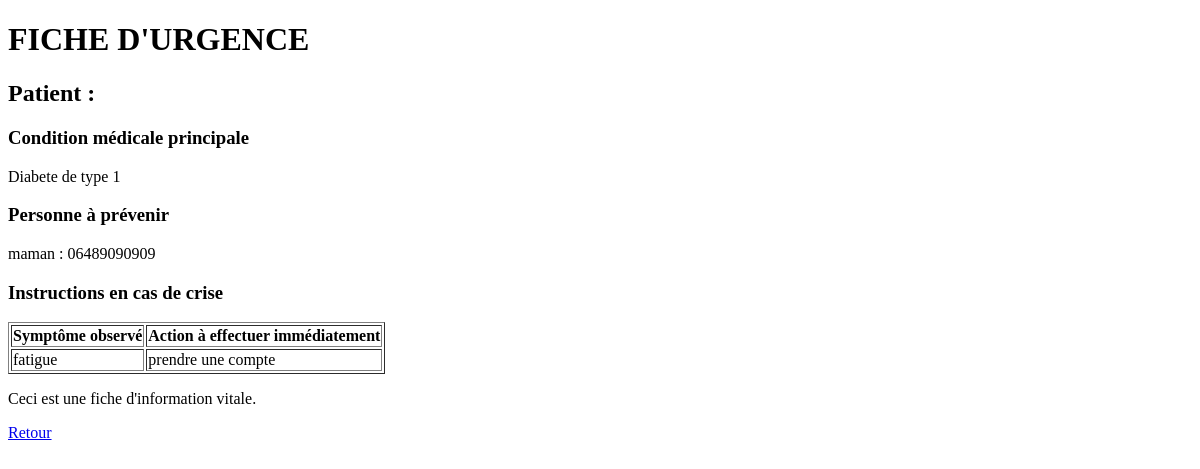
/emergency/AdrianPrtp, run on an earlier commit of the app's database.
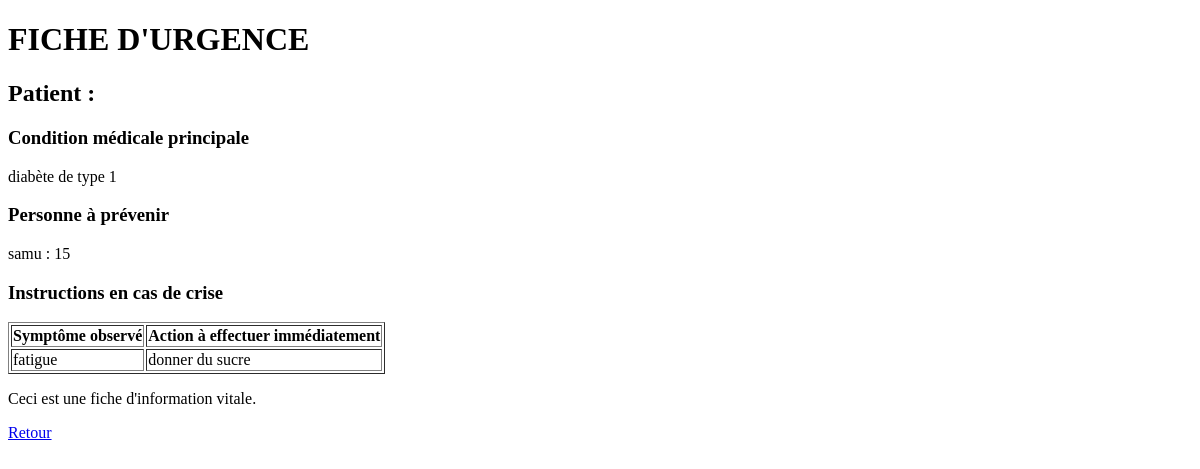
And on a later commit of the database.
### tables this page shows
CREATE TABLE emergency_profile (
    id INTEGER PRIMARY KEY AUTOINCREMENT,
    user_id INTEGER UNIQUE NOT NULL,
    condition_name TEXT DEFAULT 'Ã€ remplir',
    emergency_contact TEXT DEFAULT 'Ã€ remplir',
    secret_key TEXT NOT NULL, 
    helper_id INTEGER,
    FOREIGN KEY (user_id) REFERENCES user (id),
    FOREIGN KEY (helper_id) REFERENCES user (id) 
);

CREATE TABLE instructions (
    id INTEGER PRIMARY KEY AUTOINCREMENT,
    profile_id INTEGER NOT NULL,
    symptom TEXT NOT NULL,
    action TEXT NOT NULL,
    FOREIGN KEY (profile_id) REFERENCES emergency_profile (id)
);

### app_projet.py (the view)
@app.route('/emergency/<username>')
def emergency_view(username):
    profile = db.get_profile_by_username(username)
    if profile:
        instructions = db.get_instructions(profile['id'])
        return render_template('emergency_view.html', profile=profile, instructions=instructions)
    return "Profil non trouvé", 404

### database.py (called while the page is built)
def db_fetch(query, args=(), all=False, db_name=DBFILENAME):
  with sqlite3.connect(db_name) as conn:
    conn.row_factory = sqlite3.Row
    cur = conn.execute(query, args)
    if all:
      res = cur.fetchall()
      return [dict(e) for e in res] if res else []
    else:
      res = cur.fetchone()
      return dict(res) if res else None
  return res

    def get_profile_by_username(self, username):
            query = """
                SELECT emergency_profile.* FROM emergency_profile
                JOIN user ON user.id = emergency_profile.user_id
                WHERE user.username = ?
            """
            return db_fetch(query, (username,))

    def get_instructions(self, profile_id):
            query = "SELECT * FROM instructions WHERE profile_id = ?"
            return db_fetch(query, (profile_id,), all=True)

### templates/emergency_view.html (shortened to what this page needs)
<!DOCTYPE html>
<html lang="fr">
<head>
</head>
<body>
    <div>
        <h1>FICHE D'URGENCE</h1>
        <h2>Patient : {{ profile.username }}</h2>
    </div>
    <div>
        <h3>Condition médicale principale</h3>
        <p>{{ profile.condition_name }}</p>
    </div>
    <div>
        <h3>Personne à prévenir</h3>
        <p>{{ profile.emergency_contact }}</p>
    </div>
    <div>
        <h3>Instructions en cas de crise</h3>
        <table border="1">
            <tr>
                <th>Symptôme observé</th>
                <th>Action à effectuer immédiatement</th>
            </tr>
            {% for inst in instructions %}
            <tr>
                <td>{{ inst.symptom }}</td>
                <td>{{ inst.action }}</td>
            </tr>
            {% endfor %}
        </table>
    </div>
    <div>
        <p>Ceci est une fiche d'information vitale.</p>
        <a href="/">Retour</a>
    </div>
</body>
</html>

What changed in the data, as far as the page shows it:
changed emergency_profile: condition_name "Diabete de type 1" → "diabète de type 1"; emergency_contact "maman : 06489090909" → "samu : 15"
changed instructions "fatigue": action "prendre une compte" → "donner du sucre"
